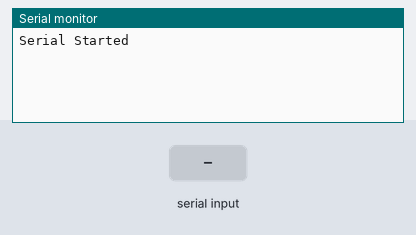
This sketch was run on a simulated Arduino Uno, built with avr-gcc and run on an emulated ATmega328P. Shown: the last lines printed to the serial monitor. The test bench sets the inputs (shaded band).

Above: at 1.2 s.
1.3 s: "1" received over the second serial link
At 2.5 s:
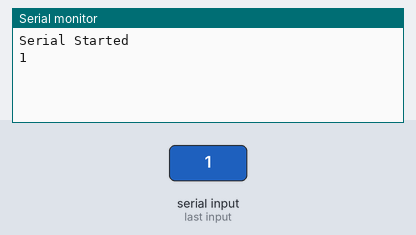
2.8 s: "0" received over the second serial link
At 3.6 s:
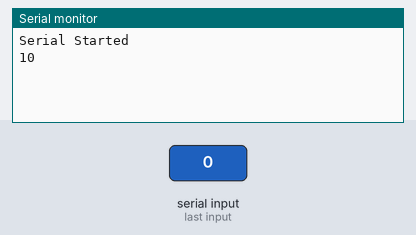

The sketch:

10_Bluetooth.ino
```cpp
#include <SoftwareSerial.h>

const int Rx = 12;
const int Tx = 13;

SoftwareSerial hc05(Rx, Tx);

void setup(){
  Serial.begin(115200);
  while(!Serial);
  Serial.println("Serial Started");
  hc05.begin(9600);
  hc05.println("Hello, world?");
}

void loop(){
 if(hc05.available()){
  Serial.write(hc05.read());
 }
 if(Serial.available()){
  hc05.write(Serial.read());
 }
}
```

Measured:
- after the input at 1.3 s, the serial monitor: prints a new line at once (image 1)
- after the input at 2.8 s, the serial monitor: prints a new line at once (image 2)
